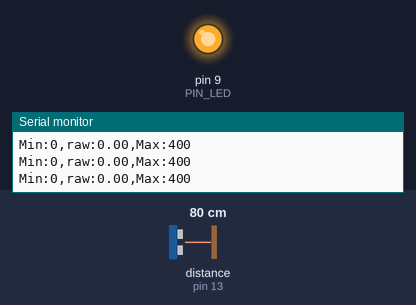
This sketch was run on a simulated Arduino Uno, built with avr-gcc and run on an emulated ATmega328P. Parts: output pins drawn as LEDs (lit = HIGH), the last lines printed to the serial monitor. Wiring (inferred from the names in the program): ultrasonic range finder: trigger pin 12; echo pin 13. Inputs (shaded band) come from the test bench; at power-on: distance to the obstacle (sensor on pin 13) 80 cm. The echo pulse lasts 58.3 µs per cm; pins used as bus, display or sensor lines are not drawn.

Above: at 1.2 s.
1.3 s: distance to the obstacle (sensor on pin 13) set to 18 cm
At 1.6 s:
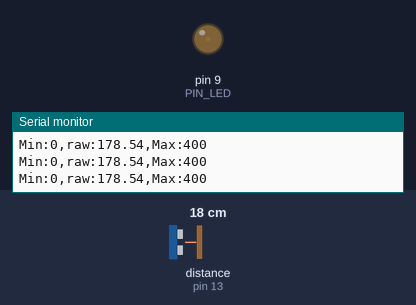
2.8 s: distance to the obstacle (sensor on pin 13) set to 2 cm
At 3.9 s:
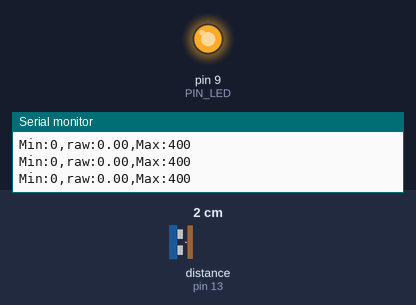
Timing chart, 0 to 5.8 s (numbered marks = the images above; inputs shaded):
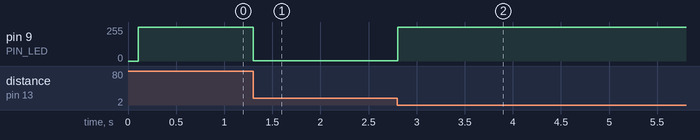

Measured:
- after the input at 1.3 s, pin 9 (PIN_LED): 255/255 → 1/255 at once
- after the input at 2.8 s, pin 9 (PIN_LED): 1/255 → 255/255 at once

The sketch:

distance_LED_control.ino
```cpp
// Arduino pin assignment
#define PIN_LED 9
#define PIN_TRIG 12
#define PIN_ECHO 13

// configurable parameters
#define SND_VEL 346.0 // sound velocity at 24 celsius degree (unit: m/s)
#define INTERVAL 100 // sampling interval (unit: ms)
#define _DIST_MIN 100 // minimum distance to be measured (unit: mm)
#define _DIST_MAX 300 // maximum distance to be measured (unit: mm)

// global variables
float timeout; // unit: us
float dist_min, dist_max, dist_raw; // unit: mm
unsigned long last_sampling_time; // unit: ms
float scale; // used for pulse duration to distance conversion

void setup() {
// initialize GPIO pins
  pinMode(PIN_LED,OUTPUT);
  pinMode(PIN_TRIG,OUTPUT);
  digitalWrite(PIN_TRIG, LOW);
  pinMode(PIN_ECHO,INPUT);

// initialize USS related variables
  dist_min = _DIST_MIN;
  dist_max = _DIST_MAX;
  timeout = (INTERVAL / 2) * 1000.0; // precalculate pulseIn() timeout value. (unit: us)
  dist_raw = 0.0; // raw distance output from USS (unit: mm)
  scale = 0.001 * 0.5 * SND_VEL;

// initialize serial port
  Serial.begin(57600);

// initialize last sampling time
  last_sampling_time = 0;
}

void loop() {
// wait until next sampling time.
// millis() returns the number of milliseconds since the program started. Will overflow after 50 days.
  if(millis() < last_sampling_time + INTERVAL) return;

// get a distance reading from the USS
  dist_raw = USS_measure(PIN_TRIG,PIN_ECHO);

// output the read value to the serial port
  Serial.print("Min:0,");
  Serial.print("raw:");
  Serial.print(dist_raw);
  Serial.print(",");
  Serial.println("Max:400");

// turn on the LED if the distance is between dist_min and dist_max
  if(dist_raw < dist_min || dist_raw > dist_max) {
    analogWrite(PIN_LED, 255);
  }
  else if(100.0 <= dist_raw && dist_raw < 150.0){
        for (int fadeValue = 255 ; fadeValue >= 127; fadeValue -= 3) {
            analogWrite(PIN_LED, fadeValue);
         }
    }
  else if(150.0 <= dist_raw && dist_raw < 200.0){
        for (int fadeValue = 127 ; fadeValue >= 0; fadeValue -= 3) {
            analogWrite(PIN_LED, fadeValue);
      }
    }
  else if(200.0 <= dist_raw && dist_raw < 250.0){
        for (int fadeValue = 0 ; fadeValue <= 127; fadeValue += 3) {
            analogWrite(PIN_LED, fadeValue);
      }
    }
  else if(250.0 <= dist_raw && dist_raw <= 300.0){
        for (int fadeValue = 127 ; fadeValue <= 255; fadeValue += 3) {
            analogWrite(PIN_LED, fadeValue);
      }
    }

// update last sampling time
  last_sampling_time += INTERVAL;

}

// get a distance reading from USS. return value is in millimeter.
float USS_measure(int TRIG, int ECHO)
{
  float reading;
  float trash;
  digitalWrite(TRIG, HIGH);
  delayMicroseconds(10);
  digitalWrite(TRIG, LOW);
  reading = pulseIn(ECHO, HIGH, timeout) * scale; // unit: mm
  if(reading < dist_min || reading > dist_max) reading = 0.0; // return 0 when out of range.
  if(reading == 0.0) reading = trash;
  return reading;
  // Pulse duration to distance conversion example (target distance = 17.3m)
  // - round trip distance: 34.6m
  // - expected pulse duration: 0.1 sec, or 100,000us
  // - pulseIn(ECHO, HIGH, timeout) * 0.001 * 0.5 * SND_VEL
  //           = 100,000 micro*sec * 0.001 milli/micro * 0.5 * 346 meter/sec
  //           = 100,000 * 0.001 * 0.5 * 346 * micro * sec * milli * meter
  //                                           ----------------------------
  //                                           micro * sec
  //           = 100 * 173 milli*meter = 17,300 mm = 17.3m
  // pulseIn() returns microseconds.
}
```
